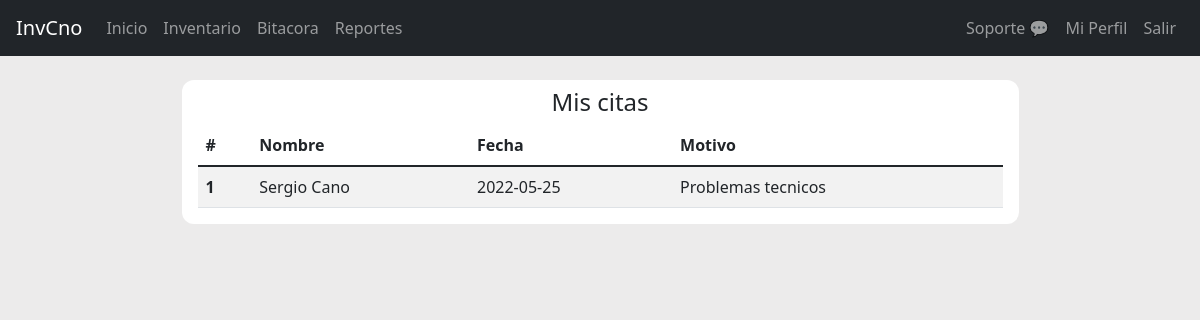
Page /soporte/agenda.php (signed in) on the committed database.
### tables this page shows
CREATE TABLE `agenda` (
  `id` int(11) NOT NULL AUTO_INCREMENT,
  `nombre` text DEFAULT NULL,
  `fecha` text DEFAULT NULL,
  `motivo` text DEFAULT NULL,
  `user_id` int(11) DEFAULT NULL,
  PRIMARY KEY (`id`)
);

### model/BD.php (called while the page is built, shortened)
<?php
    class BD{
        private $sql;
        public function __construct(){
            $this->sql = new mysqli("localhost","root","","inv");
        }
        public function obtenerAgendas(){
            $consulta = "SELECT * FROM agenda";
            $resultado = $this->sql->query($consulta);
            $citas = array();
            if($resultado){
                while($row = $resultado->fetch_assoc()){
                    $citaBD = new Agenda();
                    $citaBD->setId($row['id']);
                    $citaBD->setNombre($row['nombre']);
                    $citaBD->setFecha($row['fecha']);
                    $citaBD->setMotivo($row['motivo']);
                    $citaBD->setUser_id($row['user_id']);
                    array_push($citas, $citaBD);
                }
                return $citas;
            } else {
                    return false;
            }
        }
    }
?>

### model/Agenda.php (called while the page is built, shortened)
<?php
    class Agenda{
        private $nombre;
        private $fecha;
        private $motivo;
        public function __construct(){
            $this->nombre = "";
            $this->fecha = "";
            $this->motivo = "";
        }
        public function setNombre($nombre){
            $this->nombre = $nombre;
        }
        public function getNombre(){
            return $this->nombre;
        }
        public function setFecha($fecha){
            $this->fecha = $fecha;
        }
        public function getFecha(){
            return $this->fecha;
        }
        public function setMotivo($motivo){
            $this->motivo = $motivo;
        }
        public function getMotivo(){
            return $this->motivo;
        }
    }
?>

### soporte/agenda.php (the view, shortened to what this page needs)
<?php
    require('../model/BD.php');
    require('../model/Agenda.php');
    $bd = new BD();
    $user_id=$_SESSION['id'];
    if($_SESSION['rol'] == 'Administrador'){
        $citas = $bd->obtenerAgendas();
    } else {
        $citas = $bd->obtenerAgendasUsuario($user_id);
    }
?>
<!DOCTYPE html>
<html lang="es-MX">
<head>
    <link href="https://cdn.jsdelivr.net/npm/bootstrap@5.1.3/dist/css/bootstrap.min.css" rel="stylesheet">
    <link rel="stylesheet" href="../styles/agenda.css">
</head>
<body>
    <?php include('navbar.php'); ?>
    <div class="container mt-4 mb-1 d-flex justify-content-center">
        <div class="card px-1 w-75">
            <div class="container">
                <div class="table-wrapper">
                    <div class="table-title">
                        <div class="row">
                            <div class="col-sm-4">
                            </div>
                            <div class="mt-2 text-center col-sm-4">
                                <h4 class="information">Mis citas</h4>
                            </div>
                        </div>
                    </div>
                    <?php  if($citas){  ?>
                        <table class="table table-striped table-hover">
                            <thead>
                                <tr>
                                    <th>#</th>
                                    <th>Nombre</th>
                                    <th>Fecha</th>
                                    <th>Motivo</th>
                                </tr>
                            </thead>
                            <tbody>
                                <?php
                                    $i = 1;
                                    foreach($citas as $cita){
                                        printf('<tr>');
                                            printf('<th>%d</th>', $i);
                                            printf('<td>%s</td>', $cita->getNombre());
                                            printf('<td>%s</td>', $cita->getFecha());
                                            printf('<td>%s</td>', $cita->getMotivo());
                                        printf('</tr>');
                                        $i++;
                                    }
                                ?>
                            </tbody>
                        </table>
                    <?php  } else { ?>
                        <h3 class="text-center my-4">No hay citas agendadas</h3>
                    <?php } ?>
                </div>
            </div>
        </div>
    </div>
</body>
</html>

### styles/agenda.css (style rules this page uses)
body { background-color:#ecebeb }
.card { width:400px;background-color:#fff;border:none;border-radius: 12px }

### rows in the picture
agenda: nombre "Sergio Cano", fecha "2022-05-25", motivo "Problemas tecnicos"
